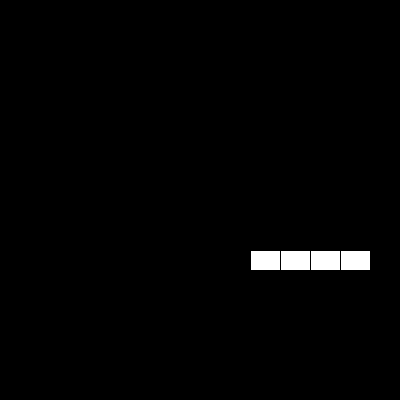
Frame 1 (no input)
Frame 60 (the mouse pressed at the canvas centre just before this capture): identical to frame 1, image omitted
Frame 120 (the mouse held since frame 60 and released just before this capture): identical to frame 1, image omitted

The Processing sketch that drew this single still picture (run headless with seeded random() and noise(); from frame 60 on, the mouse is pressed at the canvas centre):

// Processing sketch: processing_98035
// ── processing_98035.pde

int x1 = 250;
int y1 = 250;
int x2 = x1+30;
int y2 = y1+30;
int x3 = x2+30;
int y3 = y2+30;
int x4 = y3+30;

float[] a = new float[100];
float[] b = new float[100];
float[] c = new float[100];
float[] d = new float[100];

void setup() {
  size (400,400);
  stroke(0);
  background(0);
}
void draw() {
  rect  (x1,y1,30,20);
  rect  (x2,y1,30,20);
  rect  (x3,y1,30,20);
  rect  (x4,y1,30,20);
  if ((mouseX >= x4)&&(mouseX <= (x4 +20))&&(mouseY >= y1)&&(mouseY <= (y1 + 20)) 
    &&(mousePressed)) { 
    background(0);
  }

}
void mousePressed() {
  if ((mouseX >= x1)&&(mouseX <= x1 +20)&&(mouseY >= y1)&&(mouseY <= y1 + 20) 
    &&(mousePressed)) { 
    for(int i=0;i < 100;i++)  {
      a[i]=random(0,400);
      b[i]=random(0,400);
      c[i]=random(0,400);
      d[i]=random(0,400);  
      stroke(255);
       stroke(random(255),random(255),random(255),100);
        strokeWeight(2.0);
strokeCap(PROJECT); 
      fill(2*i,4*i,3*i,1*i);
      fill(random(255),4*i,3*i,1*i);
     
      rect(a[i],b[i],mouseX,i) ;
    }
  }
  if ((mouseX >= x2)&&(mouseX <= x2 +20)&&(mouseY >= y1)&&(mouseY <= y1 + 20) 
    &&(mousePressed)) { 
    for(int e=0;e < 100;e++)  {
      a[e]=random(0,400);
      b[e]=random(0,400);
      c[e]=random(0,400);
      d[e]=random(0,400); 
     strokeWeight(2.0);
strokeCap(ROUND); 
      stroke(255,255,255);
      stroke(random(255),random(255),random(255),100);
     fill(98,242,28,100);
     fill(random(255),242,random(255),random(255));
      ellipse(a[e],b[e],e,e) ;
    }

  }
  if ((mouseX >= x3)&&(mouseX <= (x3 +20))&&(mouseY >= y1)&&(mouseY <= (y1 + 20)) 
    &&(mousePressed)) { 
    for(int f=0;f < 100;f++)  {
      a[f]=random(0,200);
      b[f]=random(0,40);
      c[f]=random(0,400);
      d[f]=random(0,100);  
      stroke(0);
      strokeCap(ROUND); 
       stroke(random(255),random(255),random(255),100);
      fill(1*f,2*f,9*f,1*f);
      fill(random(255),random(255),9*f,1*f);
     
      triangle(a[f],b[f],c[f],d[f],f+10,f+20) ;
    }
  }
}
